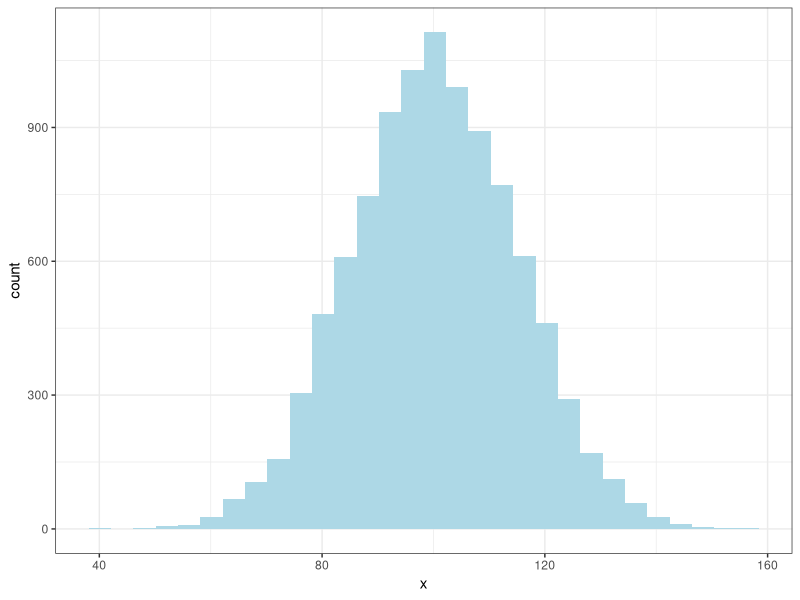
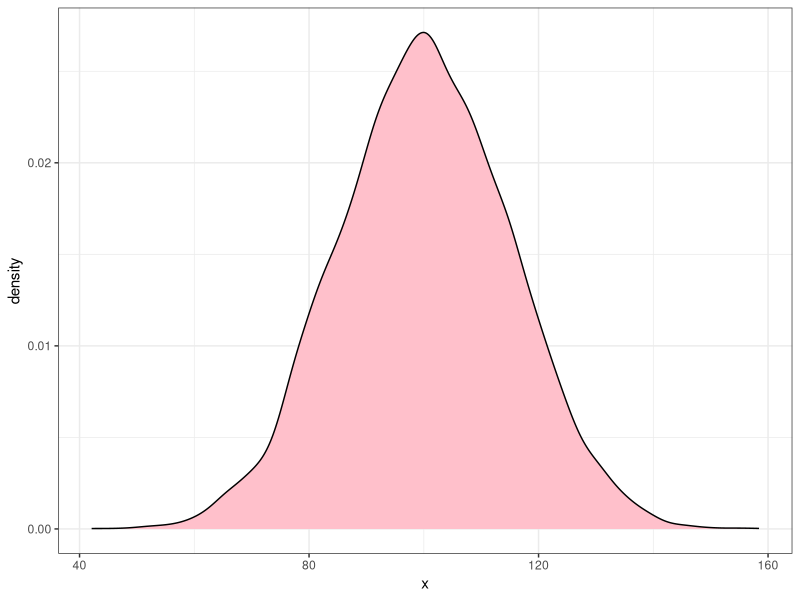
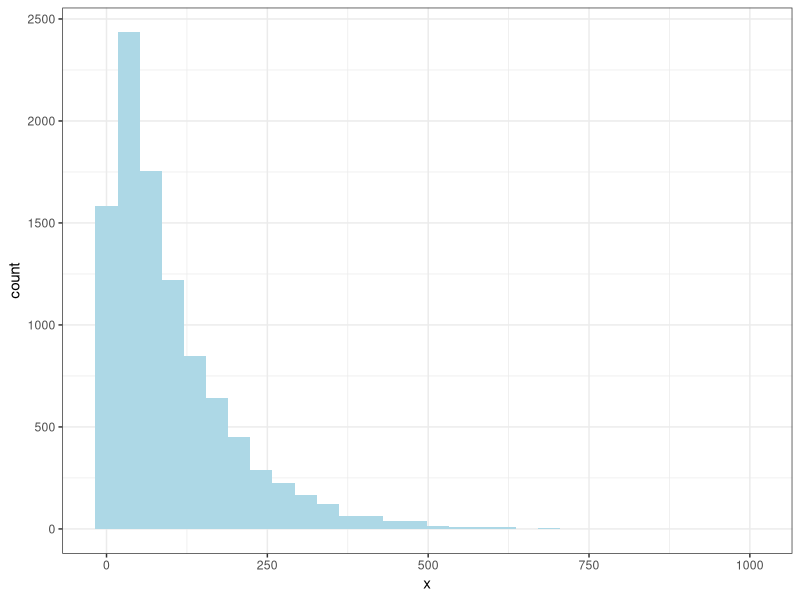
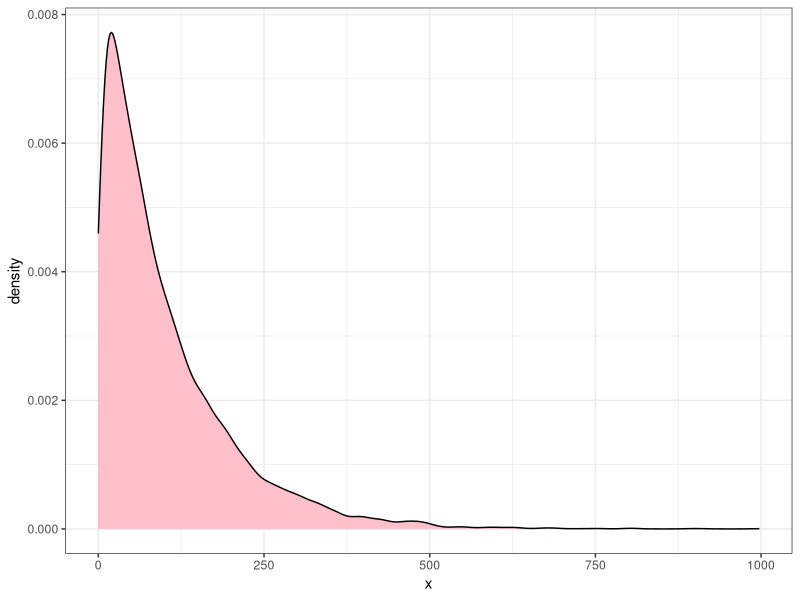

These charts were generated, in order, by the following R code:
## ---- chunk 1
library(knitr)
knitr::opts_chunk$set(comment = NA, fig.show = 'as.is', fig.align = 'center', fig.height = 4, fig.width = 4, prompt = TRUE, highlight = TRUE, tidy = FALSE, warning = FALSE, message = FALSE, tidy.opts=list(blank = TRUE, width.cutoff= 75, cache = TRUE))
## ---- chunk 2
sims <- 10000
nj <- rnorm(sims, 100, 15)
ej <- rexp(sims, 0.01)
## ---- chunk 3
library(ggplot2)
DF <- data.frame(x = nj)
p <- ggplot(data = DF, aes(x = x))
p +  geom_histogram(fill = "lightblue") + 
  theme_bw()
p + geom_density(fill = "pink") + 
  theme_bw()
## ---- chunk 4
DF <- data.frame(x = ej)
p <- ggplot(data = DF, aes(x = x))
p +  geom_histogram(fill = "lightblue") + 
  theme_bw()
p + geom_density(fill = "pink") + 
  theme_bw()
